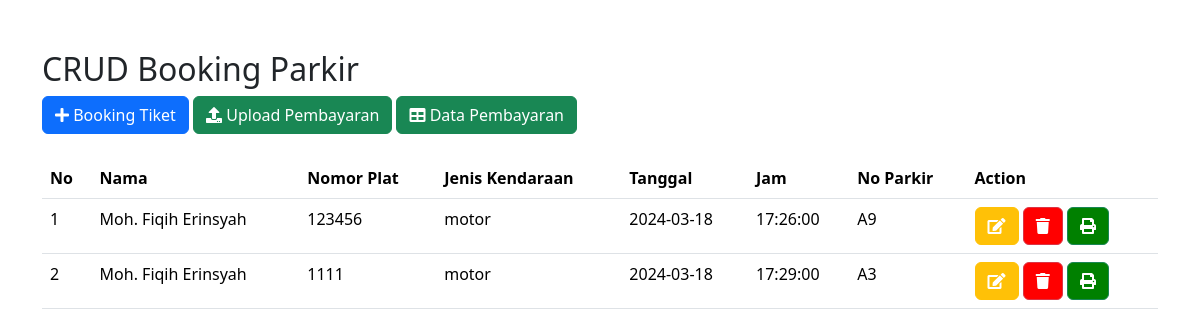
The page / on the database its author committed.
### tables this page shows
CREATE TABLE `parkir` (
  `id` int(6) NOT NULL,
  `nama` varchar(100) NOT NULL,
  `nomor_plat` varchar(20) NOT NULL,
  `jenis_kendaraan` varchar(50) NOT NULL,
  `tanggal` date DEFAULT NULL,
  `jam` time DEFAULT NULL,
  `no_parkir` varchar(10) NOT NULL
);

### index.php (the view, shortened to what this page needs)
<!DOCTYPE html>
<html lang="en">
<head>
     <link href="https://cdn.jsdelivr.net/npm/bootstrap@5.3.3/dist/css/bootstrap.min.css" rel="stylesheet"
>
     <link rel="stylesheet" href="https://cdnjs.cloudflare.com/ajax/libs/font-awesome/5.15.4/css/all.min.css" />
</head>
<body>
     <div class="container" style="padding-top: 50px;">
          <h2>CRUD Booking Parkir</h2>
          <button type="button" class="btn btn-primary" data-bs-toggle="modal" data-bs-target="#exampleModal"><i
                    class="fas fa-plus"></i> Booking
               Tiket
          </button>
          <button type="button" class="btn btn-success" data-bs-toggle="modal" data-bs-target="#uploadModal"><i
                    class="fas fa-upload"></i> Upload
               Pembayaran</button>
          <button type="button" class="btn btn-success" data-bs-toggle="modal" data-bs-target="#dataPembayaranModal"><i
                    class="fas fa-table"></i> Data
               Pembayaran</button>
          <br><br>
          <table class="table">
               <thead>
                    <tr>
                         <th>No</th>
                         <th>Nama</th>
                         <th>Nomor Plat</th>
                         <th>Jenis Kendaraan</th>
                         <th>Tanggal</th>
                         <th>Jam</th>
                         <th>No Parkir</th>
                         <th>Action</th>
                    </tr>
               </thead>
               <tbody>
                    <?php
                              include 'koneksi.php';
                              $no = 0;
                              $sql = "SELECT * FROM parkir WHERE id";
                              $result = $conn->query($sql);
                              if ($result){
                                   $no++;
                              foreach ($result as $d){
                         ?>
                    <tr>
                         <td scope="col"><?php echo $no++; ?></td>
                         <td scope="col"><?php echo $d['nama']; ?></td>
                         <td scope="col"><?php echo $d['nomor_plat']; ?></td>
                         <td scope="col"><?php echo $d['jenis_kendaraan']; ?></td>
                         <td scope="col"><?php echo $d['tanggal']; ?></td>
                         <td scope="col"><?php echo $d['jam']; ?></td>
                         <td scope="col"><?php echo $d['no_parkir']; ?></td>
                         <td scope="col">
                              <a href="view-edit.php?id=<?php echo $d["id"]; ?>" style="text-decoration: none;">
                                   <button class="btn btn-warning" style="color: white; text-decoration: none;">
                                        <i class="fas fa-edit"></i>
                                   </button>
                              </a>
                              <a href="backend-delete.php?id=<?php echo $d['id']; ?>" style='text-decoration: none;'
                                   onclick="return confirm('Apakah Anda yakin ingin menghapus data ini?');">
                                   <button class='btn btn-danger'
                                        style='background-color: red; color: white;text-decoration: none;'>
                                        <i class='fas fa-trash'></i>
                                   </button>
                              </a>
                              <a href="print.php?id=<?php echo $d['id']; ?>" style='text-decoration: none;'>
                                   <button class='btn btn-success'
                                        style='background-color: green; color: white;text-decoration: none;'>
                                        <i class='fas fa-print'></i>
                                   </button>
                              </a>
                         </td>
                    </tr>
                    <?php }} else { ?>
                    <td class=" text-center" colspan="8">Tidak ada data
                    </td>
                    <?php } ?>
               </tbody>
          </table>
     </div>
</body>
</html>

### rows shown on the page
parkir: nama "Moh. Fiqih Erinsyah", nomor_plat "123456", jenis_kendaraan "motor", tanggal "2024-03-18", jam "17:26:00", no_parkir "A9"
parkir: nama "Moh. Fiqih Erinsyah", nomor_plat "1111", jenis_kendaraan "motor", tanggal "2024-03-18", jam "17:29:00", no_parkir "A3"
